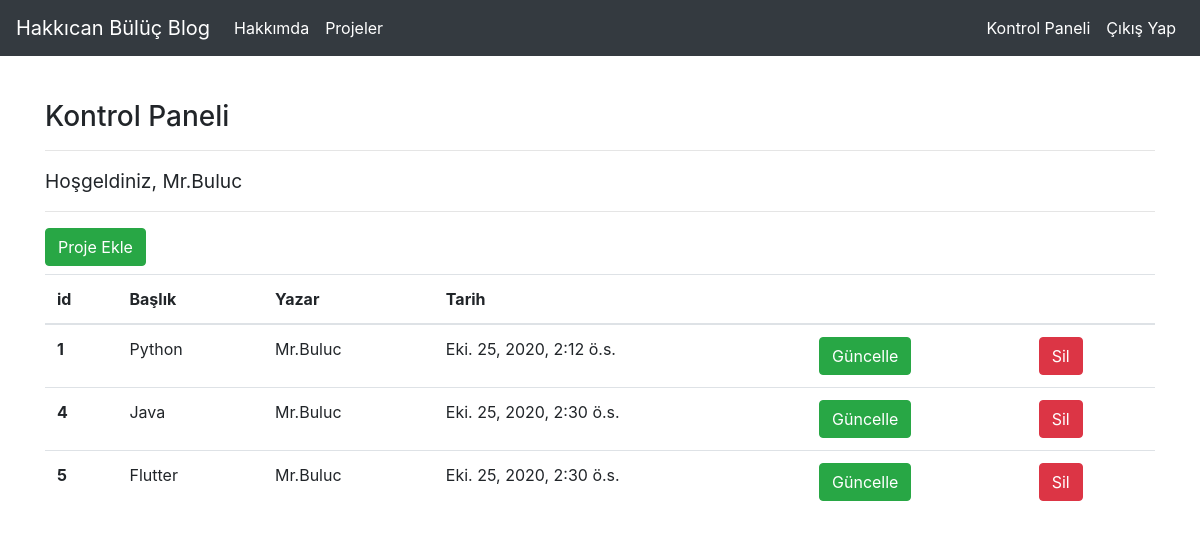
Before: /projects/dashboard/ (signed in) with the older database file.
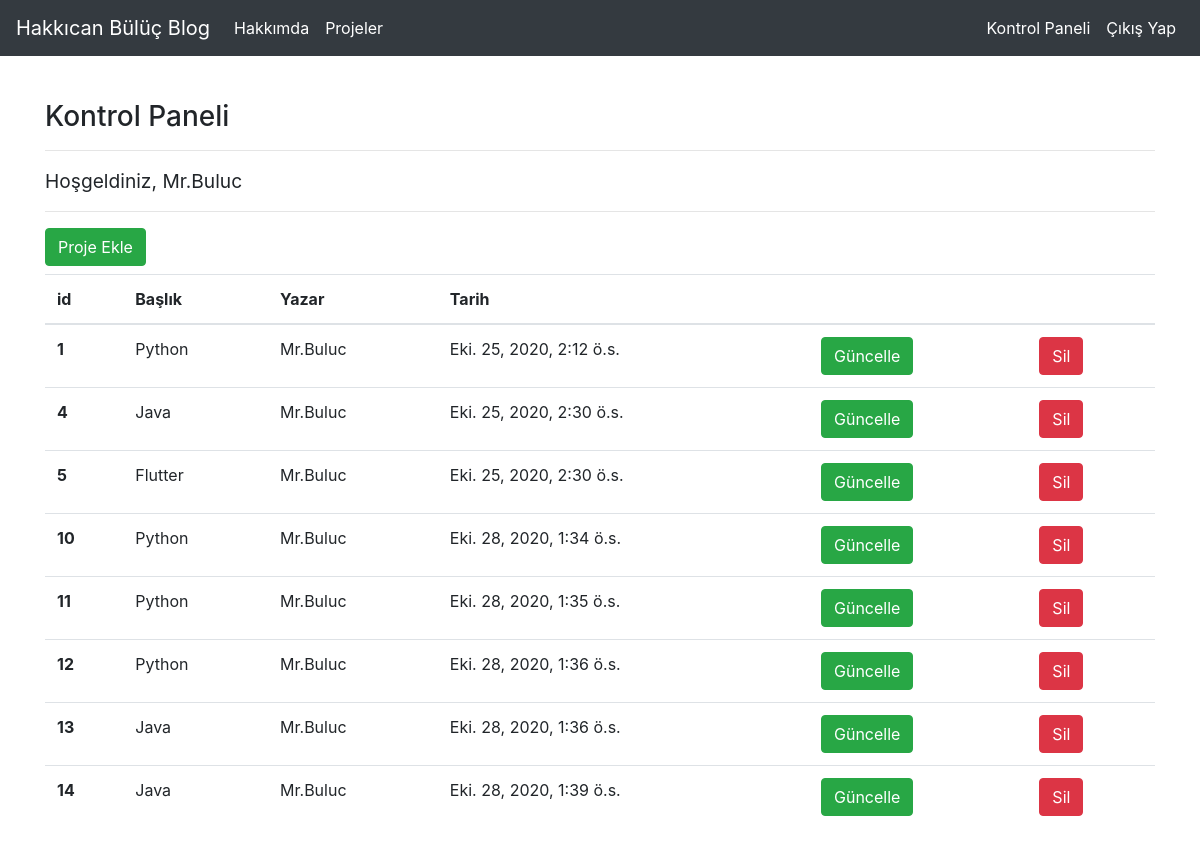
After: the same page with the newer database file.
### project/models.py (models this page shows, shortened)
class Project(models.Model):
    author = models.ForeignKey(
        "auth.User", on_delete=models.CASCADE, verbose_name="Yazar")
    title = models.CharField(max_length=50, verbose_name="Başlık")
    content = models.TextField(verbose_name="İçerik")
    created_date = models.DateTimeField(
        auto_now_add=True, verbose_name="Oluşturulma Tarihi")

### project/views.py (the view)
# urls.py: path('dashboard/', views.dashboard, name="dashboard"),
def dashboard(request):
    projects = Project.objects.filter(author=request.user)
    context = {
        "projects": projects
    }
    return render(request=request, template_name="dashboard.html", context=context)

### templates/dashboard.html (shortened to what this page needs)
{% extends "layout.html" %}
{% block body %}
<h3>Kontrol Paneli</h3>
<hr>
<p>
    <big>Hoşgeldiniz, {{request.user.username}}</big>
</p>
<hr>
<a class="btn btn-success" href="/projects/addproject">Proje Ekle</a>
{% if projects %}
<table class="table">
    <thead>
        <tr>
            <th scope="col">id</th>
            <th scope="col">Başlık</th>
            <th scope="col">Yazar</th>
            <th scope="col">Tarih</th>
            <th scope="col"></th>
            <th scope="col"></th>
        </tr>
    </thead>
    <tbody>
        {% for project in projects %}
        <tr>
            <th scope="row">{{project.id}}</th>
            <td>{{project.title}}</td>
            <td>{{project.author.username}}</td>
            <td>{{project.created_date}}</td>
            <td>
                <a href="/articles/update/{{project.id}}" class="btn btn-success">Güncelle</a>
            </td>
            <td>
                <a href="/articles/delete/{{project.id}}" class="btn btn-danger">Sil</a>
            </td>
        </tr>
        {% endfor %}
    </tbody>
</table>
{% else %}
<div class="alert alert-danger">
    Henüz proje bulunmuyor...
</div>
{% endif %}
{% endblock %}

### templates/layout.html (shortened to what this page needs)
<!DOCTYPE html>
<html lang="en">
    <head>
        <link
            rel="stylesheet"
            href="https://maxcdn.bootstrapcdn.com/bootstrap/4.0.0/css/bootstrap.min.css"
        >
    </head>
    <body>
        {% include "includes/navbar.html"%}
        <div style="margin-top: 100px;" class="container">
            {% block body %}
            {% endblock %}
        </div>
    </body>
</html>

### templates/includes/navbar.html (shortened to what this page needs)
<nav class="navbar navbar-expand-md navbar-dark fixed-top bg-dark">
    <a class="navbar-brand" href="/">Hakkıcan Bülüç Blog</a>
    <div class="collapse navbar-collapse" id="navbarCollapse">
        <ul class="navbar-nav mr-auto">
            <li class="nav-item active">
                <a class="nav-link" href="/about">Hakkımda</a>
            </li>
            <li class="nav-item active">
                <a class="nav-link" href="/projects">Projeler</a>
            </li>
        </ul>
        <ul class="navbar-nav ml-auto">
            {% if request.user.is_authenticated %}
            <li class="nav-item active">
                <a class="nav-link" href="/projects/dashboard">Kontrol Paneli</a>
            </li>
            <li class="nav-item active">
                <a class="nav-link" href="/user/logout">Çıkış Yap</a>
            </li>
            {% endif %}
        </ul>
    </div>
</nav>

Changed rows visible on the page:
added Project: id "10", title "Python", author.username "Mr.Buluc", created_date "Eki. 28, 2020, 1:34 ö.s."
added Project: id "11", title "Python", author.username "Mr.Buluc", created_date "Eki. 28, 2020, 1:35 ö.s."
added Project: id "12", title "Python", author.username "Mr.Buluc", created_date "Eki. 28, 2020, 1:36 ö.s."
added Project: id "13", title "Java", author.username "Mr.Buluc", created_date "Eki. 28, 2020, 1:36 ö.s."
added Project: id "14", title "Java", author.username "Mr.Buluc", created_date "Eki. 28, 2020, 1:39 ö.s."
